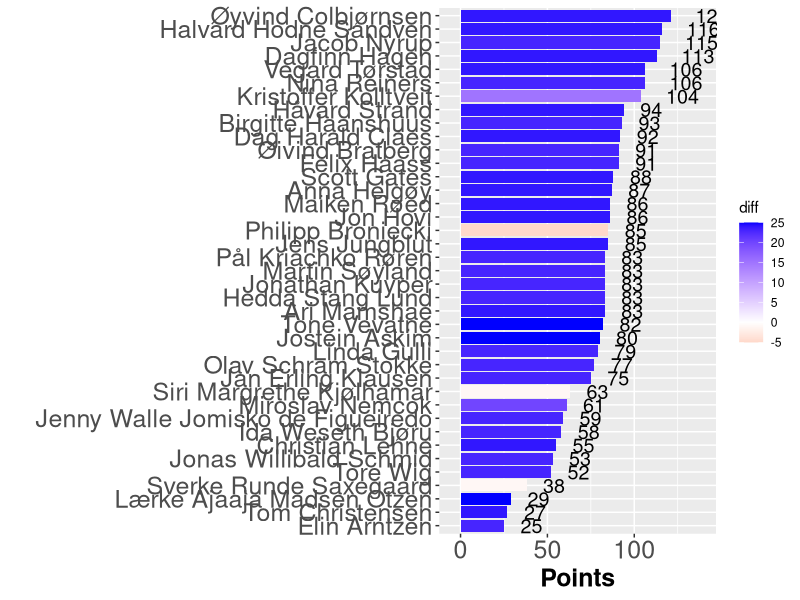

Write R code to recreate this figure.
## ---- chunk 1

library(tidyverse)
library(igraph)
library(readxl)
library(knitr)

knitr::opts_chunk$set(out.width = "100%")

## ---- chunk 2
#| warning: false

invisible(capture.output(Sys.setlocale()))
nettverk <- readr::read_delim("res4.csv", delim=";", col_names = FALSE, locale = locale(encoding = "UTF-8"))
leaderboard <- tibble::as_tibble(nettverk)

leaderboard <- leaderboard %>% arrange_at(ncol(.), desc)

hbar<-leaderboard 
hbar$diff <- hbar$X5-hbar$X4

ggplot(hbar, aes(x=reorder(X1, X5), y=X5, fill = diff )) + 
    geom_bar(stat = 'identity') + 
    scale_y_continuous(limits = c(-5, 140)) +
    coord_flip() + 
    scale_fill_gradient2(low = "red", high="blue") +
    geom_text(aes(label = X5), hjust=-0.75, size = 5 ) + 
    ylab("Points") +
    xlab(" ") +
    theme(axis.text=element_text(size=18), axis.title=element_text(size=18,face="bold"))
## ---- chunk 3





